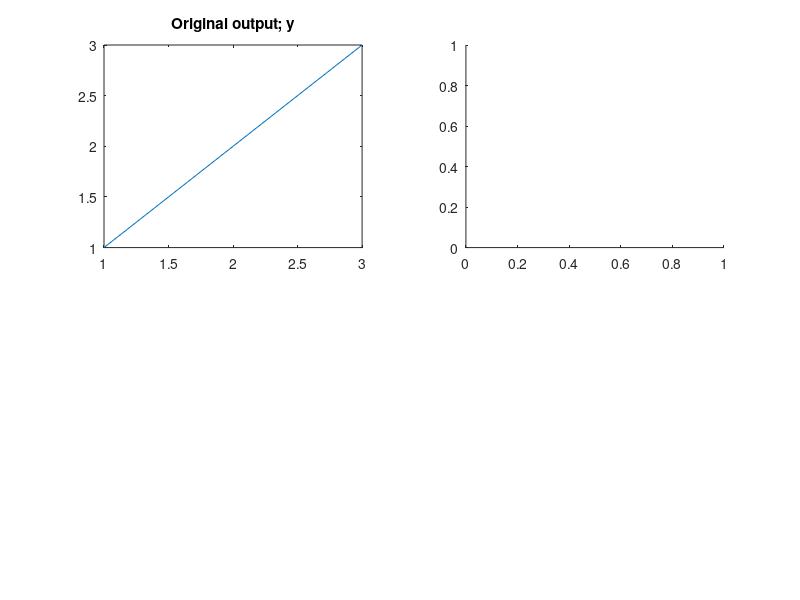

MATLAB code for this plot: (Note: this script raises an error after producing the figure.)
% This program uses the Class from "costFunctionClass.m" file.
% Make sure both this file 'costFunctionClassObject.m' and the class file 'costFunctionClass.m' are in the same folder before running this program.
% URL for costFunctionClass.m - https://github.com/PRASANTH-NTU/ML_COURSERA/blob/master/costFunctionClass.m


X = [1 1; 1 2; 1 3];
y = [1;2;3];

subplot(2,2,1);
plot(X(:,2), y);
title("Original output; y");

subplot (2,2,2);
theta2 = [0;0];
j2 = costFunctionClass(X,y,theta2);
j2.costFunctionJx();
p2 = j2.plotGraph();

subplot (2,2,3);
theta3 = [0;1];
j3 = costFunctionClass(X,y,theta3);
j3.costFunctionJx();
p3 = j3.plotGraph();

subplot (2,2,4);
theta4 = [1;1];
j4 = costFunctionClass(X,y,theta4);
j4.costFunctionJx();
p4 = j4.plotGraph();
